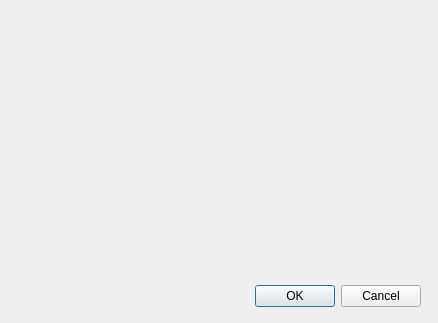
<?xml version="1.0" encoding="UTF-8"?>
<ui version="4.0">
 <class>Dialog</class>
 <widget class="QDialog" name="Dialog">
  <property name="geometry">
   <rect>
    <x>0</x>
    <y>0</y>
    <width>438</width>
    <height>323</height>
   </rect>
  </property>
  <property name="windowTitle">
   <string>Dialog</string>
  </property>
  <widget class="QDialogButtonBox" name="buttonBox">
   <property name="geometry">
    <rect>
     <x>80</x>
     <y>280</y>
     <width>341</width>
     <height>32</height>
    </rect>
   </property>
   <property name="orientation">
    <enum>Qt::Horizontal</enum>
   </property>
   <property name="standardButtons">
    <set>QDialogButtonBox::Cancel|QDialogButtonBox::Ok</set>
   </property>
  </widget>
  <widget class="QCustomPlot" name="widget" native="true">
   <property name="geometry">
    <rect>
     <x>40</x>
     <y>30</y>
     <width>341</width>
     <height>211</height>
    </rect>
   </property>
  </widget>
 </widget>
 <customwidgets>
  <customwidget>
   <class>QCustomPlot</class>
   <extends>QWidget</extends>
   <header>qcustomplot.h</header>
   <container>1</container>
  </customwidget>
 </customwidgets>
 <resources/>
 <connections>
  <connection>
   <sender>buttonBox</sender>
   <signal>accepted()</signal>
   <receiver>Dialog</receiver>
   <slot>accept()</slot>
   <hints>
    <hint type="sourcelabel">
     <x>248</x>
     <y>254</y>
    </hint>
    <hint type="destinationlabel">
     <x>157</x>
     <y>274</y>
    </hint>
   </hints>
  </connection>
  <connection>
   <sender>buttonBox</sender>
   <signal>rejected()</signal>
   <receiver>Dialog</receiver>
   <slot>reject()</slot>
   <hints>
    <hint type="sourcelabel">
     <x>316</x>
     <y>260</y>
    </hint>
    <hint type="destinationlabel">
     <x>286</x>
     <y>274</y>
    </hint>
   </hints>
  </connection>
 </connections>
</ui>
